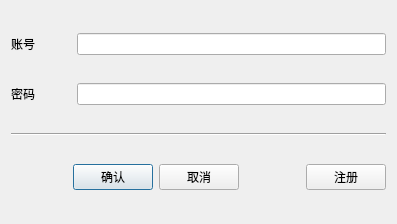
<?xml version="1.0" encoding="UTF-8"?>
<ui version="4.0">
 <class>LoginDlg</class>
 <widget class="QDialog" name="LoginDlg">
  <property name="geometry">
   <rect>
    <x>0</x>
    <y>0</y>
    <width>397</width>
    <height>224</height>
   </rect>
  </property>
  <property name="windowTitle">
   <string>登录</string>
  </property>
  <layout class="QVBoxLayout" name="verticalLayout">
   <item>
    <layout class="QHBoxLayout" name="horizontalLayout">
     <item>
      <widget class="QLabel" name="label">
       <property name="minimumSize">
        <size>
         <width>60</width>
         <height>0</height>
        </size>
       </property>
       <property name="text">
        <string>账号</string>
       </property>
      </widget>
     </item>
     <item>
      <widget class="QLineEdit" name="account_input"/>
     </item>
    </layout>
   </item>
   <item>
    <layout class="QHBoxLayout" name="horizontalLayout_2">
     <item>
      <widget class="QLabel" name="label_2">
       <property name="minimumSize">
        <size>
         <width>60</width>
         <height>0</height>
        </size>
       </property>
       <property name="text">
        <string>密码</string>
       </property>
      </widget>
     </item>
     <item>
      <widget class="QLineEdit" name="password_input">
       <property name="echoMode">
        <enum>QLineEdit::Password</enum>
       </property>
      </widget>
     </item>
    </layout>
   </item>
   <item>
    <widget class="Line" name="line">
     <property name="orientation">
      <enum>Qt::Horizontal</enum>
     </property>
    </widget>
   </item>
   <item>
    <layout class="QHBoxLayout" name="horizontalLayout_3">
     <item>
      <spacer name="horizontalSpacer">
       <property name="orientation">
        <enum>Qt::Horizontal</enum>
       </property>
       <property name="sizeHint" stdset="0">
        <size>
         <width>40</width>
         <height>20</height>
        </size>
       </property>
      </spacer>
     </item>
     <item>
      <widget class="QPushButton" name="ok_btn">
       <property name="text">
        <string>确认</string>
       </property>
      </widget>
     </item>
     <item>
      <widget class="QPushButton" name="cancel_btn">
       <property name="text">
        <string>取消</string>
       </property>
      </widget>
     </item>
     <item>
      <spacer name="horizontalSpacer_2">
       <property name="orientation">
        <enum>Qt::Horizontal</enum>
       </property>
       <property name="sizeHint" stdset="0">
        <size>
         <width>40</width>
         <height>20</height>
        </size>
       </property>
      </spacer>
     </item>
     <item>
      <widget class="QPushButton" name="btn_regist">
       <property name="text">
        <string>注册</string>
       </property>
      </widget>
     </item>
    </layout>
   </item>
  </layout>
 </widget>
 <layoutdefault spacing="6" margin="11"/>
 <resources/>
 <connections/>
</ui>
